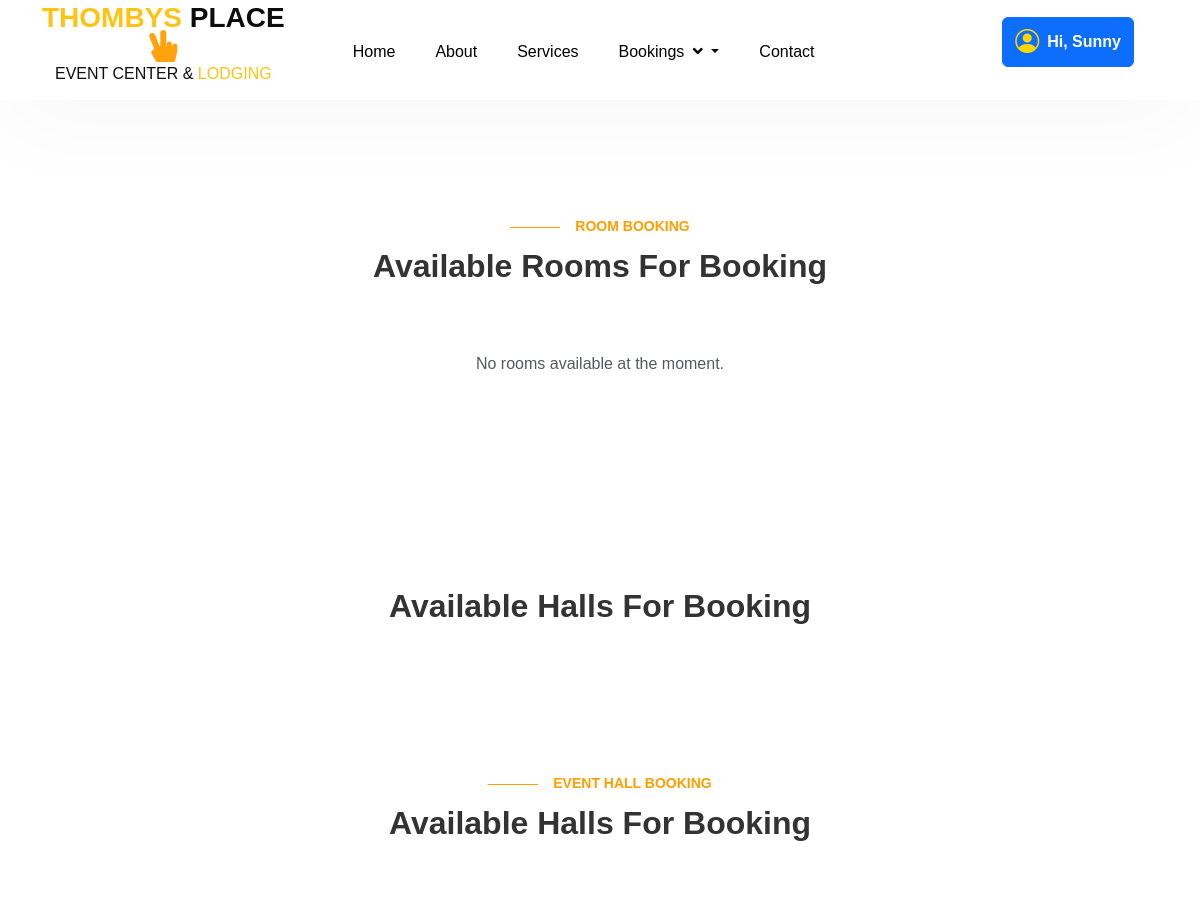
Page /bookings/room_list (signed in, upper part) on the earlier database version.
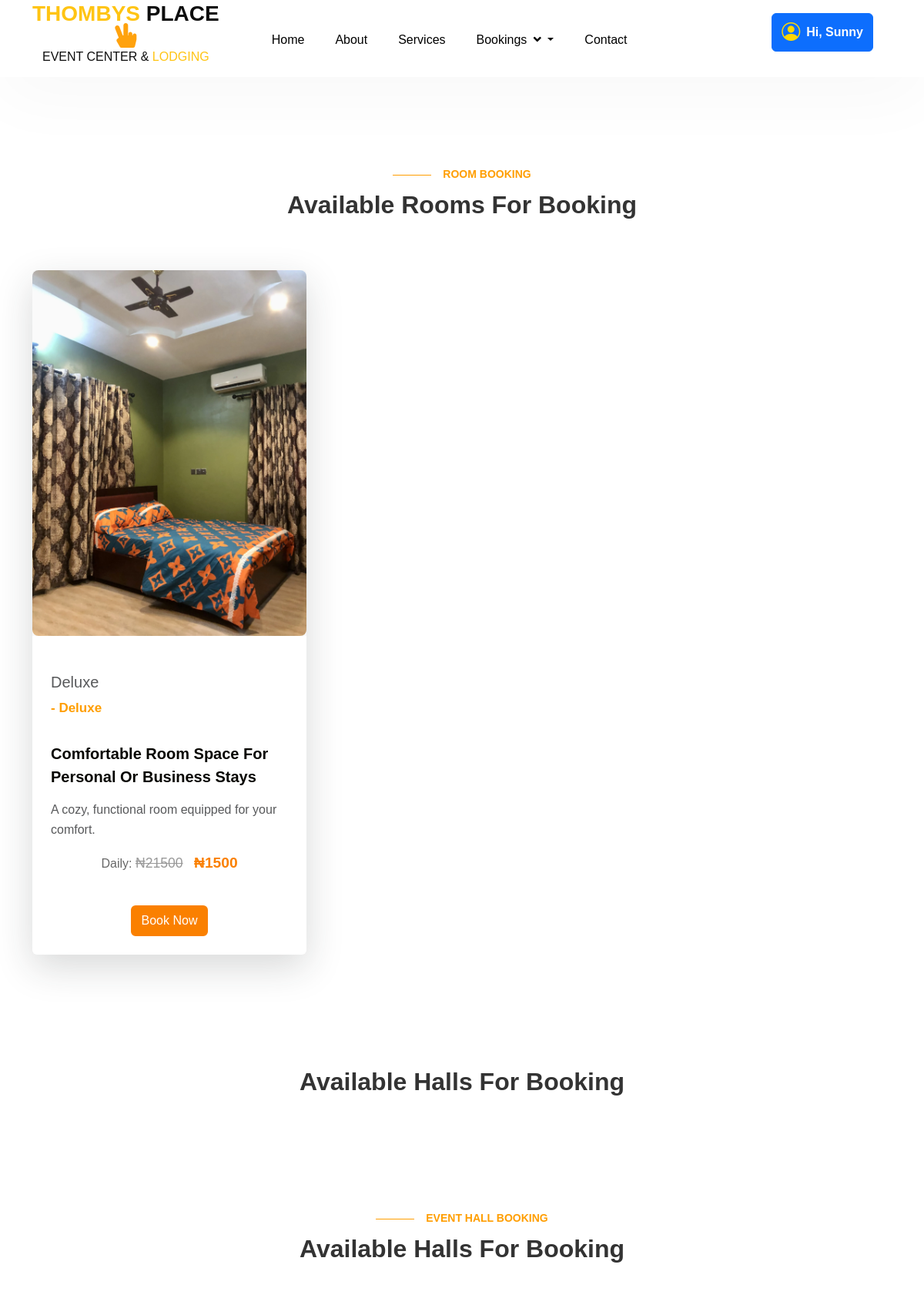
Same page on the later database version.
### bookings/models.py (models this page shows, shortened)
class Space(models.Model):
    SPACE_TYPE_CHOICES = [
        ('room', 'Room'),
        ('hall', 'Hall'),
    ]
    space_number = models.CharField(max_length=10, unique=True)
    space_type = models.CharField(max_length=10, choices=SPACE_TYPE_CHOICES)
    name = models.CharField(max_length=100)
    price = models.DecimalField(max_digits=10, decimal_places=2)
    image = models.ImageField(upload_to='space_images/', blank=True, null=True)
    available = models.BooleanField(default=True)

### bookings/views.py (the view)
# urls.py: path('room_list', views.room_list, name='room_list'),
@login_required
def room_list(request):
    rooms = Space.objects.filter(space_type='room', available=True)
    halls = Space.objects.filter(space_type='hall', available=True)
    return render(request, 'bookings/room_list.html', {'rooms': rooms, 'halls': halls})

### bookings/templates/bookings/room_list.html (shortened to what the changed rows need)
{% load static %}
<!DOCTYPE html>
<html lang="en">
  <head>
    <link rel="stylesheet" href="{% static 'assets/css/style-liberty.css' %}">
    <link rel="stylesheet" href="{% static 'assets/css/bootstrap-5.3.0-alpha1.min.css' %}">
     <link rel="stylesheet" href="{% static 'assets/css/bootstrap-icons-1.10.5.css' %}">
     <link rel="stylesheet" href="{% static 'assets/css/gfont1.css' %}">
      <link rel="stylesheet" href="{% static 'assets/css/gfont2.css' %}">
  </head>
  <body>
  </body>
</html>
<body>
  <header id="site-header" class="fixed-top">
    <div class="container">
      <nav class="navbar navbar-expand-lg navbar-light stroke py-lg-0">
        <h1>
          <a class="navbar-brand pe-xl-5 pe-lg-4 d-flex flex-column align-items-center" href="{% url 'home' %}">
            <span class="w3yellow text-center"> Thombys <span id="place" class="text-white">Place</span>
            </span>
            <span class="d-flex flex-column align-items-center mt-1" style="font-weight: 100;">
              <i class="fas fa-hand-peace" style="font-size: 2rem; margin-bottom: 0.5rem; margin-top: 0.5rem;"></i>
              <span class="event_center" style="font-size: 1rem; font-weight: normal; margin-top: 0.3rem; color: inherit !important;">
              </span>
            </span>
          </a>
        </h1>
      </nav>
    </div>
  </header>
<section class="w3l-text-11 py-5 pt-0 mt-5 pt-lg-5 mt-lg-5">
  <div class="text11 py-md-5 py-2 pt-0">
    <div class="container">
      <div class="row text11-content">
        {% for space in rooms %}
        <div class="col-lg-4 item mt-5 d-flex">
          <div class="card shadow-lg hover-shadow flex-fill d-flex flex-column">
            <div class="card-header p-0 position-relative border-0">
              <a href="{% url 'bookings:checkout' space.id %}">
                {% if space.image %}
                  <img class="card-img-bottom d-block radius-image" src="{{ space.image.url }}" alt="{{ space.name }}">
                {% else %}
                  <div class="card-img-bottom d-block radius-image bg-secondary text-white d-flex align-items-center justify-content-center" style="height: 239px;">
                    No Image
                  </div>
                {% endif %}
              </a>
            </div>
            <div class="card-body p-4 blog-details d-flex flex-column">
              <h6 class="mt-4 fs-5">{{ space.name }}</h6>
              <a href="#admin" class="admin" style="text-decoration: none;">- {{ space.name }}</a><br>
              <a href="{% url 'bookings:checkout' space.id %}" class="blog-desc blog-desc-2" style="text-decoration: none;">
                Comfortable room space for personal or business stays
              </a>
              <p>{{ space.description|default:"A cozy, functional room equipped for your comfort." }}</p>
              <div class="text-center mb-3">
                <span style="font-size: 1rem; color: #666;">Daily:</span>
                <span style="font-size: 1.1rem; color: #999; text-decoration: line-through;">₦{{ space.price|floatformat:0|add:"20000" }}</span>
                <span style="font-size: 1.2rem; color: #FA8000; font-weight: bold; margin-left: 10px;">₦{{ space.price|floatformat:0 }}</span>
              </div>
              <div class="d-flex justify-content-center mt-auto">
                <a href="{% url 'bookings:checkout' space.id %}" class="btn btn-style btn-primary mt-4 blinking-button">Book Now</a>
              </div>
            </div>
          </div>
        </div>
        {% empty %}
        <div class="col-12 text-center text-muted py-5">
          <p>No rooms available at the moment.</p>
        </div>
        {% endfor %}
      </div>
    </div>
  </div>
</section>
</body>
</html>

Differences in the rows shown:
added Space: image (picture), name "Deluxe", description "A cozy, functional room equipped for your comfort.", price|add "21500", price "1500"
Other differences:
text no longer shown: "No rooms available at the moment."
